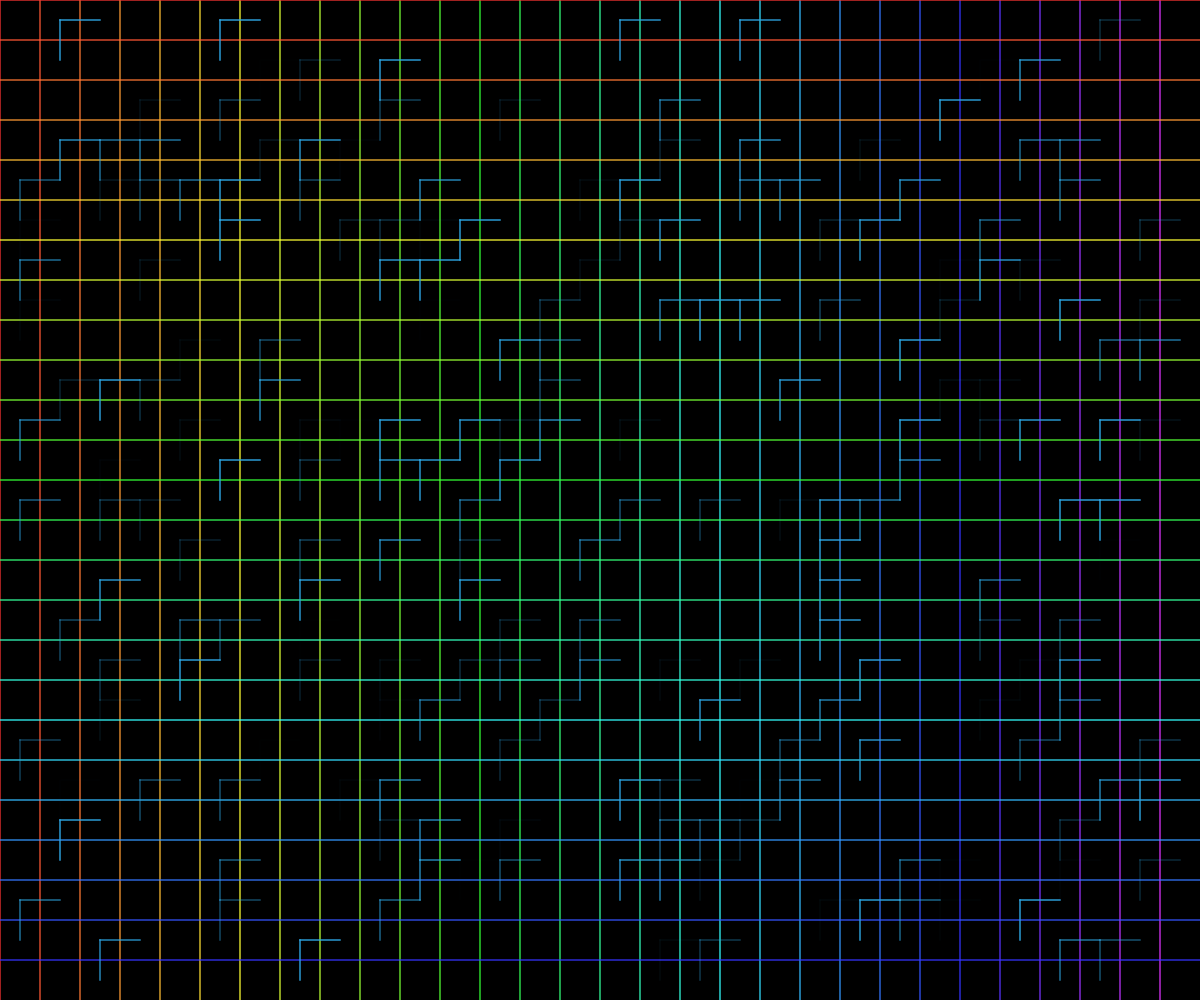
Frame 1 (no input)
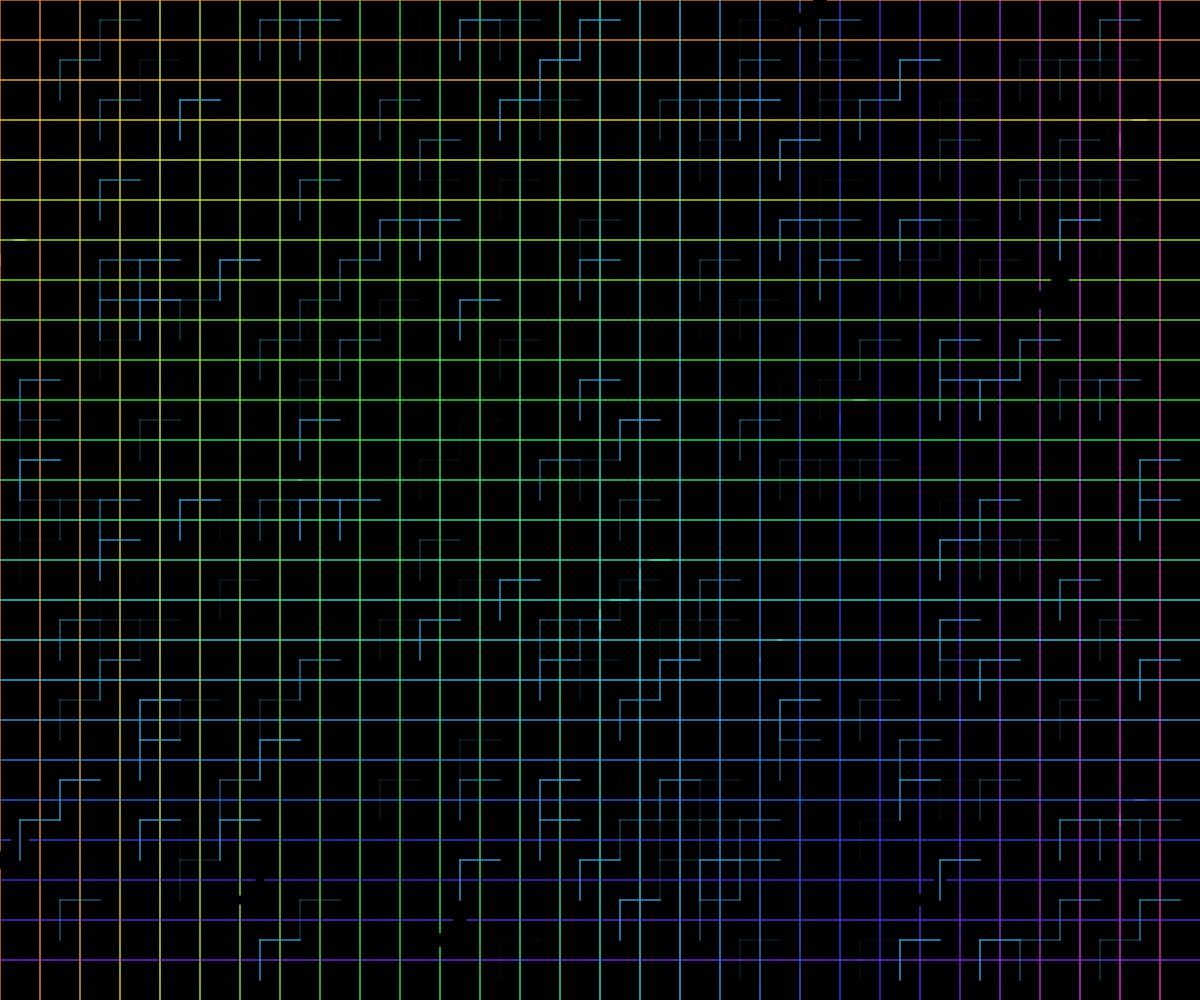
Frame 60 (no input)
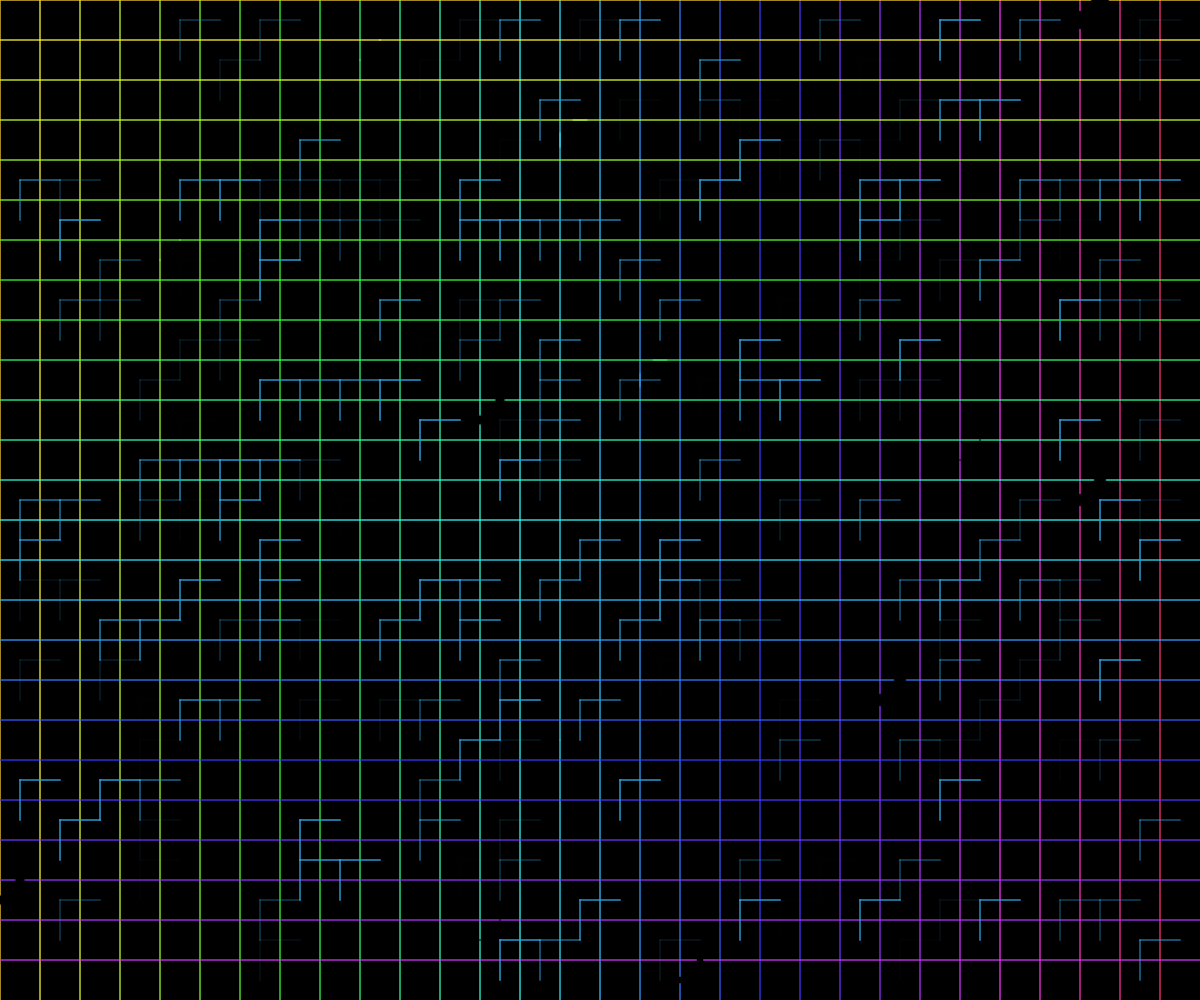
Frame 120 (the mouse pressed at the canvas centre since frame 60)

The p5.js sketch that drew these frames (run headless with seeded random() and noise() and a simulated clock; from frame 60 on, the mouse is pressed at the canvas centre):

// p5.js sketch
// ── sketch.js
let grid = [];
let cellSize = 40;
let cols, rows;
let time = 0;

function setup() {
  createCanvas(windowWidth, windowHeight);
  cols = Math.ceil(width / cellSize);
  rows = Math.ceil(height / cellSize);
  
  // Initialize grid with cells
  for (let i = 0; i < cols; i++) {
    grid[i] = [];
    for (let j = 0; j < rows; j++) {
      grid[i][j] = {
        x: i * cellSize,
        y: j * cellSize,
        flicker: random(1),
        pulse: random(TWO_PI),
        broken: false,
        breakTime: 0
      };
    }
  }
  
  colorMode(HSB, 360, 100, 100, 1);
  noFill();
  strokeWeight(2);
}

function draw() {
  background(0);
  time += 0.02;
  
  // Draw grid lines with dynamic flicker
  for (let i = 0; i < cols; i++) {
    for (let j = 0; j < rows; j++) {
      let cell = grid[i][j];
      
      // Update flicker and pulse
      cell.flicker = noise(i * 0.1, j * 0.1, time * 0.5);
      cell.pulse += 0.05;
      
      // Randomly break lines
      if (random() < 0.001) {
        cell.broken = true;
        cell.breakTime = millis();
      }
      
      if (cell.broken && millis() - cell.breakTime > 200) {
        cell.broken = false;
      }
      
      // Draw vertical line
      stroke((time * 20 + i * 10) % 360, 80, 90, 0.7);
      if (!cell.broken) {
        line(cell.x, cell.y, cell.x, cell.y + cellSize);
      } else {
        // Break into staggered segments
        let breakOffset = sin(time * 5 + i + j) * 10;
        line(cell.x, cell.y, cell.x, cell.y + cellSize / 2 - breakOffset);
        line(cell.x, cell.y + cellSize / 2 + breakOffset, cell.x, cell.y + cellSize);
      }
      
      // Draw horizontal line
      stroke((time * 20 + j * 10) % 360, 80, 90, 0.7);
      if (!cell.broken) {
        line(cell.x, cell.y, cell.x + cellSize, cell.y);
      } else {
        // Break into staggered segments
        let breakOffset = sin(time * 5 + i + j) * 10;
        line(cell.x, cell.y, cell.x + cellSize / 2 - breakOffset, cell.y);
        line(cell.x + cellSize / 2 + breakOffset, cell.y, cell.x + cellSize, cell.y);
      }
    }
  }
  
  // Draw connecting pulses
  for (let i = 0; i < cols - 1; i++) {
    for (let j = 0; j < rows - 1; j++) {
      let cellA = grid[i][j];
      let cellB = grid[i+1][j];
      let cellC = grid[i][j+1];
      
      // Connect adjacent cells with pulsing lines
      if (random() < 0.3) {
        let pulse = sin(cellA.pulse) * 0.5 + 0.5;
        stroke(200, 80, 90, pulse * 0.7);
        line(
          cellA.x + cellSize / 2,
          cellA.y + cellSize / 2,
          cellB.x + cellSize / 2,
          cellB.y + cellSize / 2
        );
        
        stroke(200, 80, 90, pulse * 0.7);
        line(
          cellA.x + cellSize / 2,
          cellA.y + cellSize / 2,
          cellC.x + cellSize / 2,
          cellC.y + cellSize / 2
        );
      }
    }
  }
}

function windowResized() {
  resizeCanvas(windowWidth, windowHeight);
  cols = Math.ceil(width / cellSize);
  rows = Math.ceil(height / cellSize);
}
